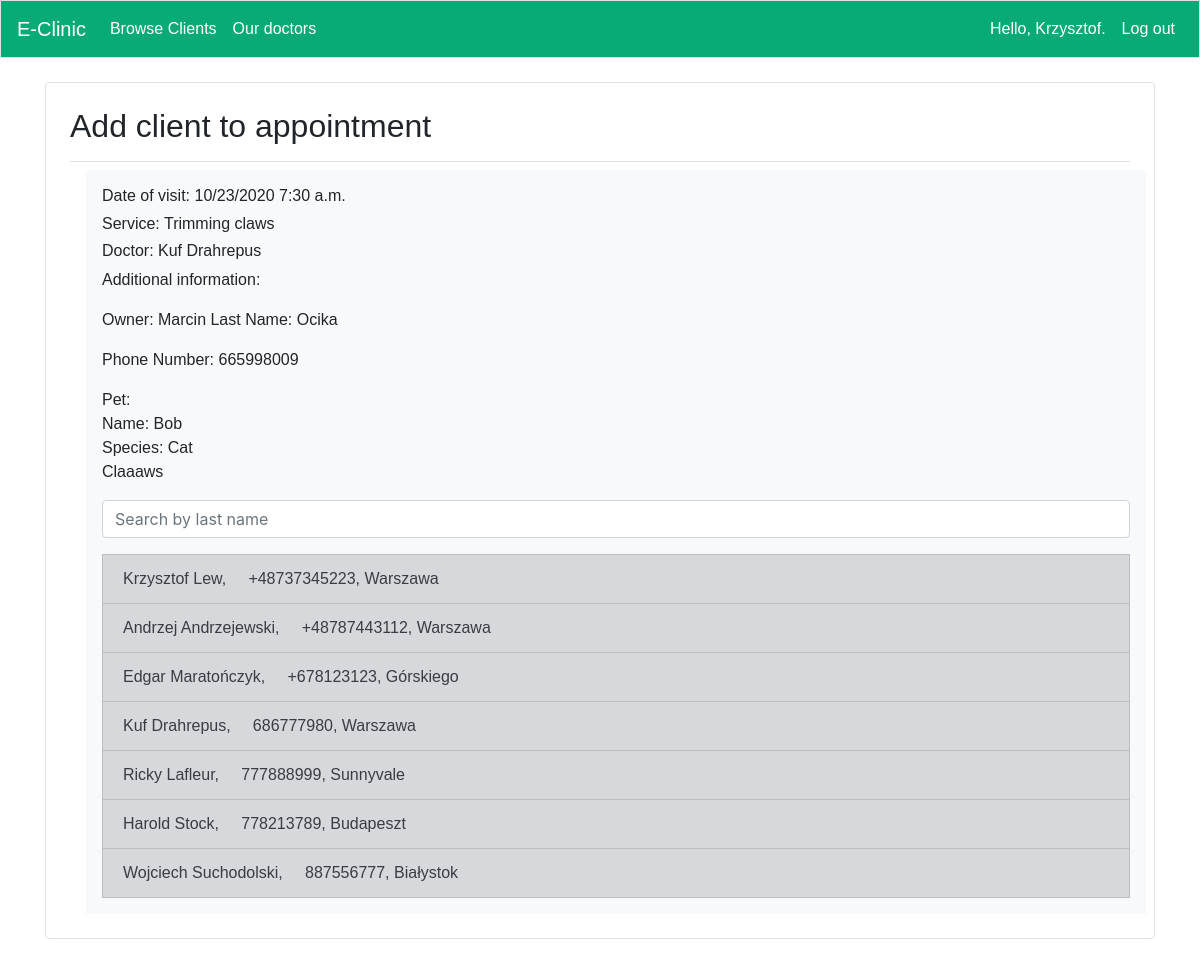
The page /add_client_appointment/16/ (signed in) on the database its author committed.
### app/models.py (models this page shows, shortened)
class Appointment(models.Model):
    client = models.ForeignKey(User,verbose_name=_lazy('client'),null=True, default=None, on_delete=models.CASCADE)
    animal = models.ForeignKey(Animal,verbose_name=_lazy('animal'), on_delete=models.CASCADE,blank=True,null=True)
    slot = models.ForeignKey('user.Slot',verbose_name=_lazy('slot'), null=True, on_delete=models.SET_NULL)
    service = models.ForeignKey('user.Service',verbose_name=_lazy('service'), null=True, on_delete=models.SET_NULL)
    doctor = models.ForeignKey('user.Doctor',verbose_name=_lazy('doctor'), null=True, on_delete=models.SET_NULL)
    date = models.DateField(verbose_name=_lazy('date'),null=True)
    start_time = models.TimeField(verbose_name=_lazy('start time'),null=True)
    information = models.TextField(verbose_name=_lazy('information'),null=True,blank=True)
    class Meta:
        verbose_name_plural = 'Appointments'

### user/models.py (models this page shows, shortened)
class Service(models.Model):
    name = models.CharField(verbose_name=_lazy('service'),max_length=200, null=True)
    duration = models.DurationField(verbose_name=_lazy('duration'),null=True)
    admin_only = models.BooleanField(null=True,verbose_name=_lazy('staff only'))
    class Meta:
        verbose_name_plural = 'Services'
    def __str__(self):
        return f"{self.name}"

class Doctor(models.Model):
    profile = models.OneToOneField(Profile,verbose_name=_lazy('profile'),default=None, on_delete=models.CASCADE)
    speciality = models.CharField(verbose_name=_lazy('speciality'),max_length=50)
    image = models.ImageField(upload_to='static/profile_images', blank=True)
    services = models.ManyToManyField(Service,verbose_name=_lazy('services'))
    class Meta:
        verbose_name_plural = 'Doctors'
    def __str__(self):
        return f"{self.profile.user.first_name} {self.profile.user.last_name}"

class Profile(models.Model):
    user = models.OneToOneField(User,default=None, null=True, on_delete=models.CASCADE)
    phone_number = models.CharField(verbose_name=_lazy('phone_number'),
                                    max_length=15,
                                    blank=True,
                                    null=True,)
    city = models.CharField(verbose_name=_lazy('city'),
                            max_length=100,
                            blank=True,
                            null=True,)
    birth_date = models.DateField(null=True, blank=True)

### app/decorators.py (the view)
		def wrapper_func(request, *args, **kwargs):
			group = None
			if request.user.groups.exists():
				group = request.user.groups.all()[0].name
			if group in allowed_roles:
				return view_func(request, *args, **kwargs)
			else:
				return HttpResponse('You are not authorized to view this page')

### app/templatetags/user_tags.py (called while the page is built)
@register.filter(name='has_group')
def has_group(user, group_name):
    group = Group.objects.filter(name=group_name)
    if group:
        group = group.first()
        return group in user.groups.all()
    else:
        return False

### app/views.py (called while the page is built)
@staff_member_required(login_url='app:index')
@allowed_users(allowed_roles=['Admin'])
def add_client_appointment(request,appointment_id):
    appointment = Appointment.objects.get(id=appointment_id)
    if appointment.client:
        messages.success(request,_("Appointment has a client!"))
        return redirect('app:appointment',appointment_id=appointment.id)
    clients = User.objects.all()
    query = request.GET.get("q")
    if query:
        clients = clients.filter(last_name__icontains=query)
    context = {'clients':clients,'appointment':appointment}
    return render(request, 'app/add_client_appointment.html', context)

### app/templates/app/add_client_appointment.html (shortened to what this page needs)
{% extends "app/base.html" %}
{% load i18n %}
{% block page_header %}
<h2>{% trans "Add client to appointment"%}</h2>
{% endblock page_header %}
{% block content %}
<div class="container p-3 mx-3 bg-light text-black">
    <h6>{% trans "Date of visit"%}: {{appointment.date|date:"SHORT_DATE_FORMAT"}} {{appointment.start_time}}</h5>
    <h6>{% trans "Service"%}: {{appointment.service}}</h6>
    <h6>{% trans "Doctor"%}: {{appointment.doctor}}</h6>
    <p>{% trans "Additional information"%}: {{appointment.information|linebreaks}}</p>
    <form method='GET' action=''>
        <input class='form-control' name='q' placeholder= "{% trans "Search by last name" %}" />
    </form>
    {% for client in clients%}
    <a class="list-group-item list-group-item-action list-group-item-secondary" href="{% url 'app:add_client_appointment_f' appointment.id client.id%}">{{client.first_name}} {{client.last_name}},&nbsp;&nbsp;&nbsp;&nbsp; {{client.profile.phone_number}}, {{client.profile.city}}</a>
    {% empty %}
        <h5>{% trans "No patients"%}</h5>
    {%endfor%}
</div>
{% endblock content %}

### app/templates/app/base.html (shortened to what this page needs)
<!doctype html>
<html lang="en">
  <head>
    {% load bootstrap4 %}
    {% load i18n %}
    {% load user_tags %}
    {% load static %}
    {% bootstrap_css%}
    <link rel="stylesheet" type="text/css" href="{% static 'css/base.css' %}">
  </head>
  <body>
    <nav class="navbar navbar-custom navbar-expand-md navbar-light  mb-4 border">
      <a class="navbar-brand" href="{% url 'app:index'%}">
          E-Clinic</a>
      <div class="collapse navbar-collapse" id="navbarCollapse">
        <ul class="navbar-nav mr-auto" id="links">
          {% if request.user.is_active and request.user.is_staff %}
            {% if request.user|has_group:"Admin" %}
            <li class="nav-item"><a class="nav-link" href="{% url 'app:browse_clients' %}">{% trans "Browse Clients" %}</a></li>
            {% endif %}
          {% else %}
          {% if user.is_authenticated%}
          <li class="nav-item"><a class="nav-link" href="{% url 'app:animals'%}">{% trans "My pets" %}</a></li>
          <li class="nav-item"><a class="nav-link" href="{% url 'app:my_appointments'%}">{% trans "My appointments" %}</a></li>
          {% endif %}
          {%endif%}
          <li class="nav-item"><a class="nav-link" href="{% url 'app:doctors'%}">{% trans "Our doctors" %}</a></li>
        </ul>
        <ul class="navbar-nav ml-auto" id="links">
          {% if user.is_authenticated %}
            <li class="nav-item">
              <a class="nav-link" href="{% url 'user:profile' %}">{% trans "Hello,"%} {{ user.first_name }}.</a>
            </li>
            <li class="nav-item">
              <a class="nav-link" href="{% url 'user:logout' %}">{% trans "Log out" %}</a>
            </li>
          {% else %}
            <li class="nav-item">
              <a class="nav-link" href="{% url 'user:register' %}">{% trans "Register" %}</a>
            </li>
            <li class="nav-item">
              <a class="nav-link" href="{% url 'user:login' %}">{% trans "Log in" %}</a></li>
          {% endif %}
        </ul>
      </div>
    </nav>
    <main class="container">
      <div class="container p-4 my-4  text-black border rounded position-relative">
      <div class="pb-2 mb-2 border-bottom">
        {% block page_header %}{% endblock page_header %}
      </div>
      <div>
        {% block content %}{% endblock content %}
      </div>
    </div>
    </main>
  </body>
</html>

### static/css/base.css (style rules this page uses)
p { font-family: 'arial'; }
h2 { font-family: 'arial'; }
h6 { font-family: 'arial'; }
a { font-family :'arial'; }
.navbar-custom { background-color: #08aa75; }
.navbar-custom .navbar-brand, .navbar-custom .navbar-text { font-family :'arial'; color:white; }
#links a { font-family: 'arial'; color:white; }

### rows shown on the page
Appointment: date "10/23/2020", start_time "7:30 a.m.", service "Trimming claws", doctor "Kuf Drahrepus", information "Owner: Marcin Last Name: Ocika Phone Number: 665998009 Pet: Name: Bob Species: Cat Claaaws"

### other values the page prints
{{ user.first_name }} "Krzysztof"
{{ client.first_name }} "Krzysztof"
{{ client.last_name }} "Lew"
{{ client.profile.phone_number }} "+48737345223"
{{ client.profile.city }} "Warszawa"
{{ client.first_name }} "Andrzej"
{{ client.last_name }} "Andrzejewski"
{{ client.profile.phone_number }} "+48787443112"
{{ client.first_name }} "Edgar"
{{ client.last_name }} "Maratończyk"
{{ client.profile.phone_number }} "+678123123"
{{ client.profile.city }} "Górskiego"
{{ client.first_name }} "Kuf"
{{ client.last_name }} "Drahrepus"
{{ client.profile.phone_number }} "686777980"
